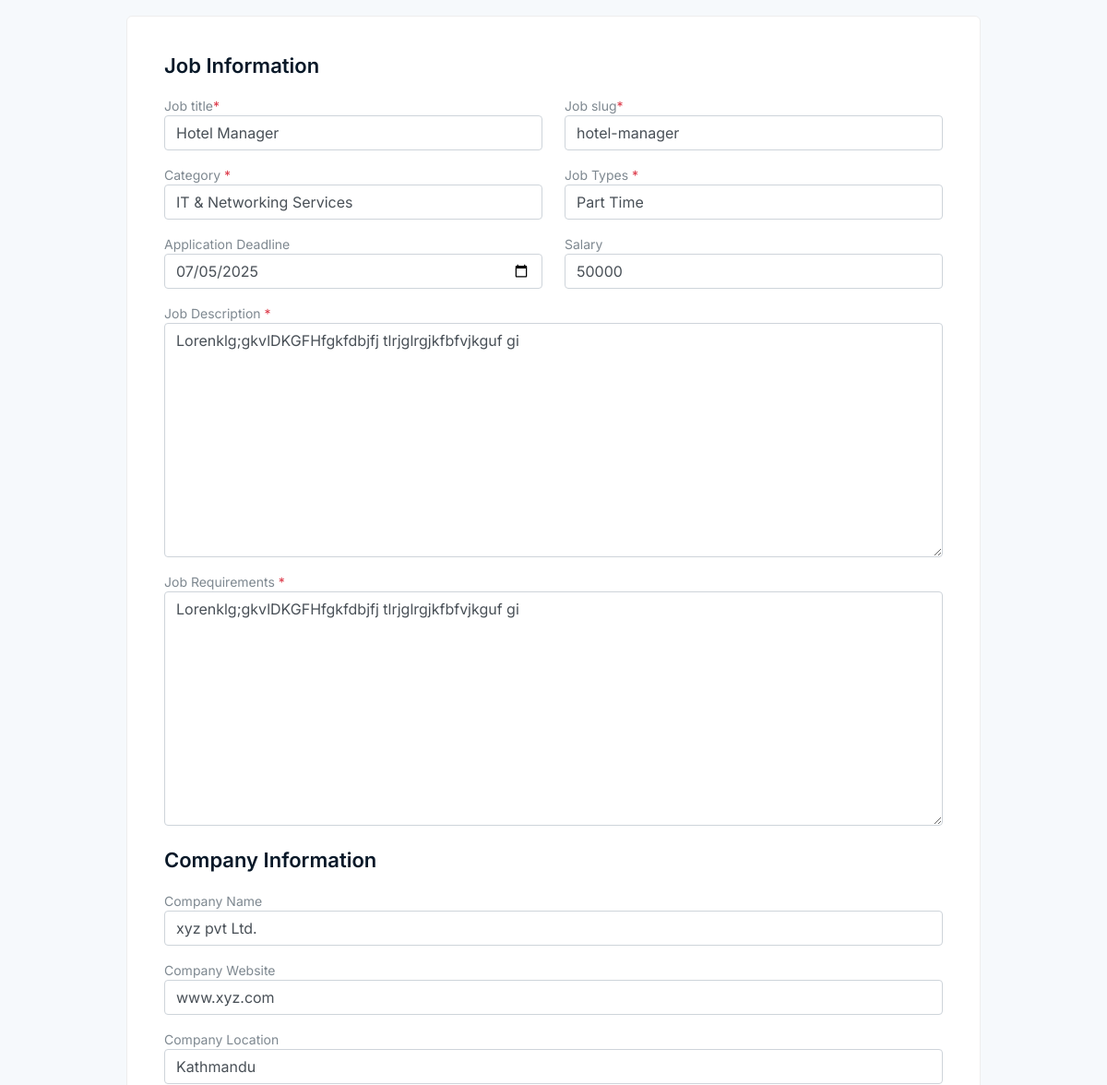
Page /jobs/edit-job/4 (signed in, middle part) on the earlier database version.
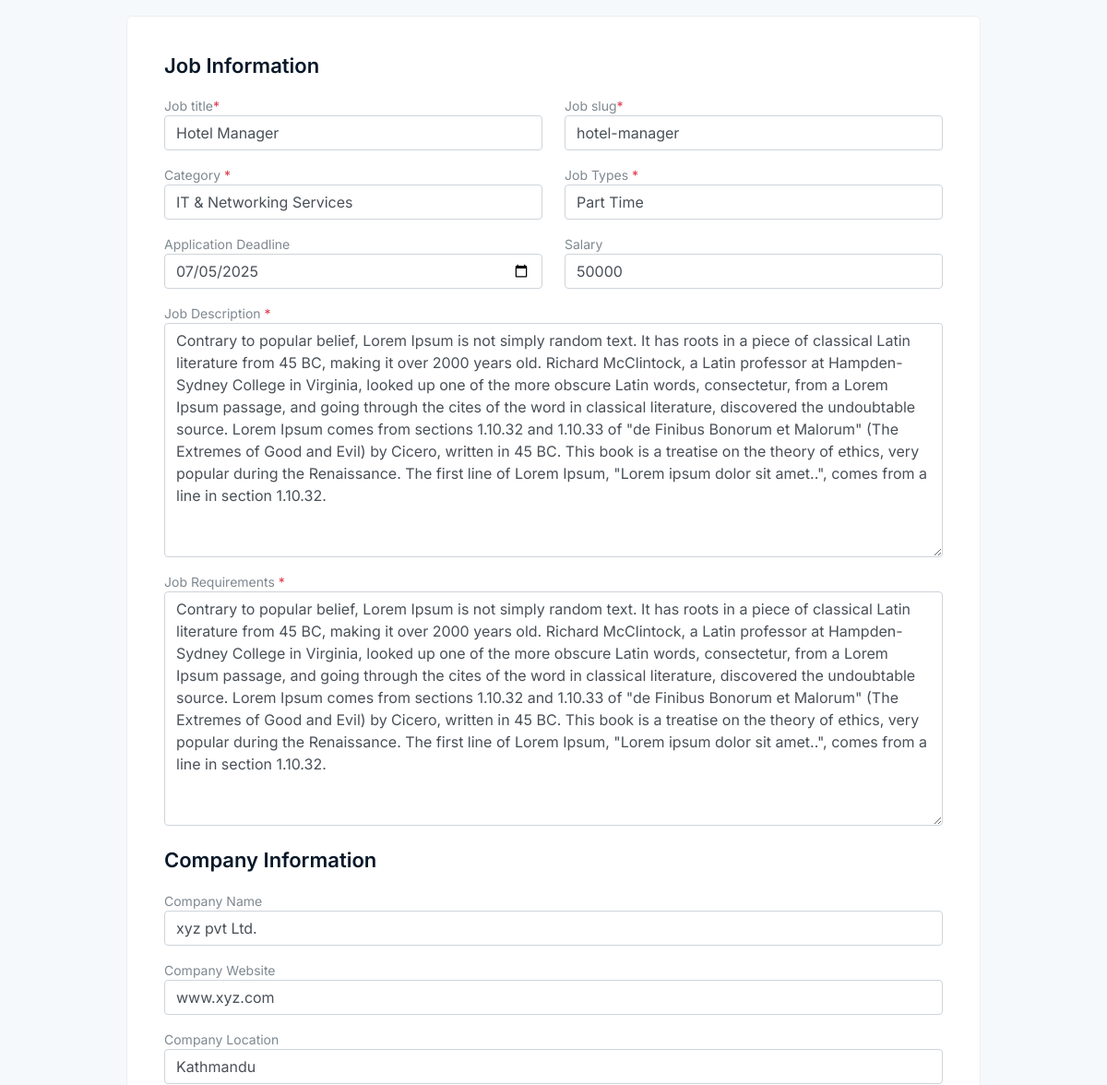
Same page on the later database version.
### job/models.py (models this page shows, shortened)
class Job(models.Model):
    user = models.ForeignKey(Account, on_delete=models.CASCADE)
    job_title = models.CharField(max_length=255)
    job_slug = models.SlugField(max_length=100, unique=True)
    job_type = models.ForeignKey(JobType, on_delete=models.SET_NULL, null=True)
    category = models.ForeignKey(Category, on_delete=models.SET_NULL, null=True)
    application_deadline = models.DateField(null=True)
    salary = models.CharField(max_length=100, blank=True)
    job_description = models.TextField()
    job_requirements = models.TextField()
    company_name = models.CharField(max_length=255)
    company_website = models.CharField(max_length=255)
    company_location = models.CharField(max_length=255)
    is_featured = models.BooleanField(default=False)
    job_post_date = models.DateTimeField(null=True)

### job/views.py (the view)
# urls.py: path('edit-job/<int:job_id>', views.editJob, name='editJob'),
def editJob(request, job_id):
    job = get_object_or_404(Job, id=job_id, user = request.user)
    if request.method == 'POST':
        form = JobForm(request.POST, instance=job)
        if form.is_valid():
            form.save()
            messages.success(request, "Job Updated successfully.")
            return redirect('jobList')
    else:
        form = JobForm(instance=job)
    context = {
        'job': job,
        'form': form,
        'page_title': 'Edit Job'
    }
    return render(request, 'admin/edit-job.html', context)

### accounts/models.py (called while the page is built)
    def full_name(self):
        return f'{self.first_name} {self.last_name}'

### category/context_processors.py (called while the page is built)
def categories_links(request):
    category_links = Category.objects.all()
    return dict(category_links=category_links)

### category/models.py (called while the page is built)
    def __str__(self):
        return self.category_name

### jobType/context_processors.py (called while the page is built)
def job_type_links(request):
    job_type_links = JobType.objects.all()
    return dict(job_type_links=job_type_links)

### jobType/models.py (called while the page is built)
    def __str__(self):
        return self.job_type_name

### templates/admin/edit-job.html (shortened to what this page needs)
{% extends "layouts/base.html" %}
{% load static %}
{% block content %}
    <section class="job-post section">
        <div class="container">
            <div class="row">
                <div class="col-lg-10 offset-lg-1 col-12">
                    <div class="job-information">
                        <h3 class="title">Job Information</h3>
                        <form action="{% url 'editJob' job.id %}" method="POST">
                            <div class="row">
                                <div class="col-lg-6 col-md-6">
                                        <label>Job title<span class="text-danger"> *</span></label>
                                        {{ form.job_title }}
                                </div>
                                <div class="col-lg-6 col-md-6">
                                        <label>Job slug<span class="text-danger"> *</span></label>
                                        {{ form.job_slug }}
                                </div>
                                <div class="col-lg-6 col-md-6 mt-3">
                                        <label>Category <span class="text-danger"> *</span></label>
                                        {{ form.category }}
                                </div>
                                <div class="col-lg-6 col-md-6 mt-3">
                                        <label>Job Types <span class="text-danger"> *</span></label>
                                        {{ form.job_type }}
                                    </div>
                                <div class="col-lg-6 col-md-6 mt-3">
                                        <label>Application Deadline</label>
                                        {{ form.application_deadline }}
                                </div>
                                <div class="col-lg-6 col-md-6 mt-3">
                                        <label>Salary</label>
                                        {{ form.salary }}
                                </div>
                                <div class="col-lg-12 mt-3">
                                        <label>Job Description <span class="text-danger"> *</span></label>
                                        {{ form.job_description }}
                                </div>
                                <div class="col-lg-12 mt-3">
                                        <label>Job Requirements <span class="text-danger"> *</span></label>
                                        {{ form.job_requirements }}
                                </div>
                            </div>
                            <h3 class="title mt-4">Company Information</h3>
                            <div class="row">
                                <div class="col-lg-12">
                                        <label>Company Name</label>
                                        {{ form.company_name }}
                                </div>
                                <div class="col-lg-12 mt-3">
                                        <label>Company Website</label>
                                        {{ form.company_website }}
                                </div>
                                <div class="col-lg-12 mt-3">
                                        <label>Company Location</label>
                                        {{ form.company_location }}
                                </div>
                            </div>
                        </form>
                    </div>
                </div>
            </div>
        </div>
    </section>
{% endblock %}

Differences in the rows shown:
changed Job "Hotel Manager": job_description "Lorenklg;gkvlDKGFHfgkfdbjfj tlrjglrgjkfbfvjkguf gi" → "Contrary to popular belief, Lorem Ipsum is not simply random text. It has roots in a piece of classical Latin literature from 45 BC, making it over 2000 years old. Richard McClintock, a Latin professor at Hampden-Sydney College in Virginia, looked up one of the more obscure Latin words, consectetur, from a Lorem Ipsum passage, and going through the cites of the word in classical literature, discovered the undoubtable source. Lorem Ipsum comes from sections 1.10.32 and 1.10.33 of \"de Finibus Bonorum et Malorum\" (The Extremes of Good and Evil) by Cicero, written in 45 BC. This book is a treatise on the theory of ethics, very popular during the Renaissance. The first line of Lorem Ipsum,…"; job_requirements "Lorenklg;gkvlDKGFHfgkfdbjfj tlrjglrgjkfbfvjkguf gi" → "Contrary to popular belief, Lorem Ipsum is not simply random text. It has roots in a piece of classical Latin literature from 45 BC, making it over 2000 years old. Richard McClintock, a Latin professor at Hampden-Sydney College in Virginia, looked up one of the more obscure Latin words, consectetur, from a Lorem Ipsum passage, and going through the cites of the word in classical literature, discovered the undoubtable source. Lorem Ipsum comes from sections 1.10.32 and 1.10.33 of \"de Finibus Bonorum et Malorum\" (The Extremes of Good and Evil) by Cicero, written in 45 BC. This book is a treatise on the theory of ethics, very popular during the Renaissance. The first line of Lorem Ipsum,…"
